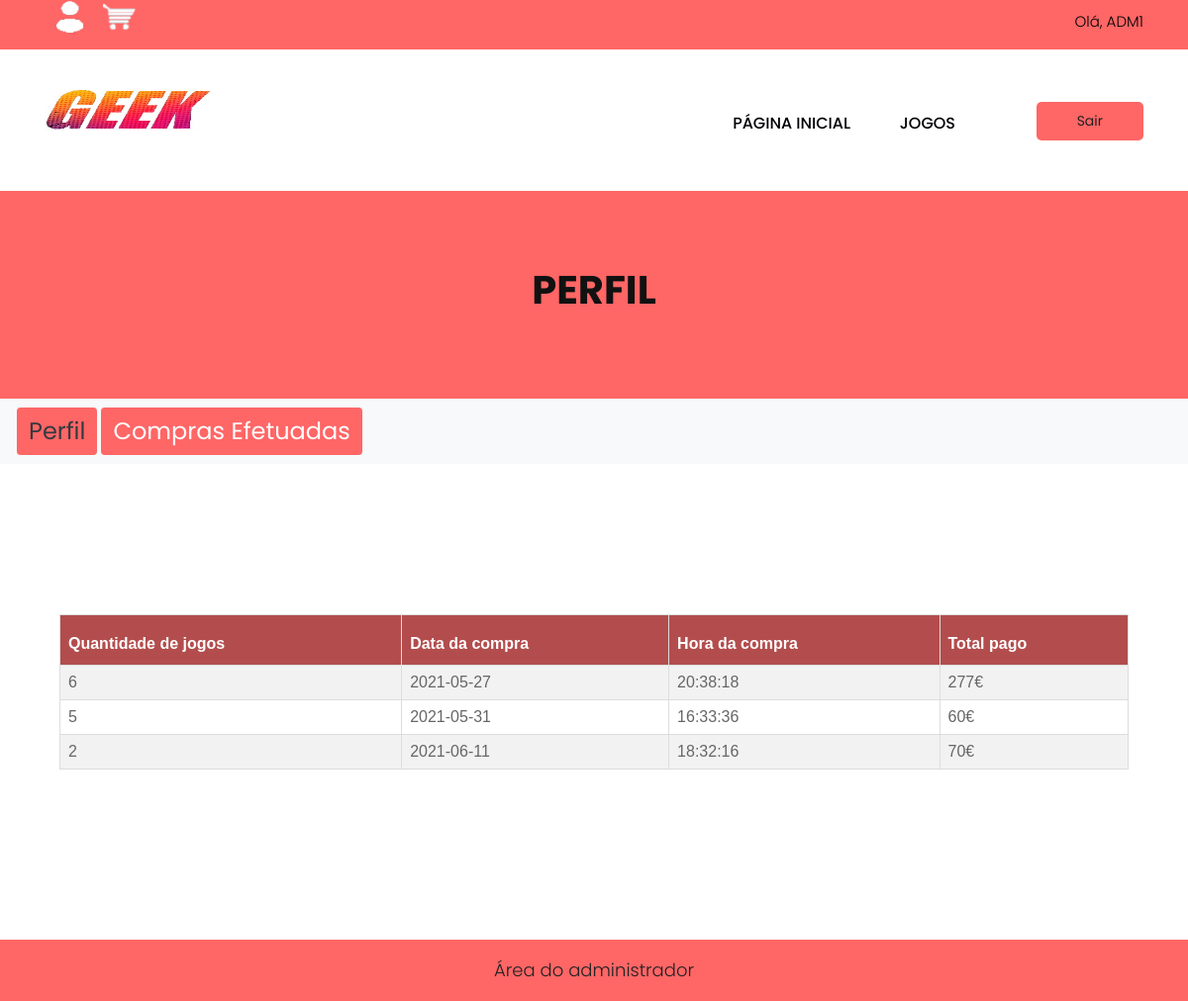
/lighten/historicoC.php (signed in), run on the app's committed database.
### tables this page shows
CREATE TABLE `utilizadores` (
  `email` varchar(20) NOT NULL,
  `nome_user` varchar(20) DEFAULT NULL,
  `data_de_nascimento` date DEFAULT NULL,
  `senha_user` varchar(50) DEFAULT NULL,
  `sexo_user` varchar(10) DEFAULT NULL,
  `tipo_user` varchar(20) DEFAULT NULL
);

CREATE TABLE `compras` (
  `cod_comp` int(11) NOT NULL,
  `hora_comp` time NOT NULL,
  `data_comp` date NOT NULL,
  `total_comp` float NOT NULL,
  `email` varchar(20) DEFAULT NULL,
  `quantidade` int(11) NOT NULL
);

### lighten/historicoC.php (the view, shortened to what this page needs)
<?php
	$lig=mysqli_connect("localhost","root","12345678","GEEK") or die("erro na conexao");
	$sql="SELECT * FROM Utilizadores WHERE email='".$_SESSION['emailU']."'";
	$res=mysqli_query($lig, $sql);
	$linha = mysqli_fetch_assoc($res);
	$comp="SELECT * FROM Compras WHERE email='".$_SESSION['emailU']."'";
	$res2=mysqli_query($lig, $comp);
?>
	<html>
	<head>
      <link rel="stylesheet" href="css/bootstrap.min.css">
      <link rel="stylesheet" href="css/style.css">
      <link rel="stylesheet" href="css/responsive.css">
      <link rel="stylesheet" href="css/jquery.mCustomScrollbar.min.css">
      <link rel="stylesheet" href="https://netdna.bootstrapcdn.com/font-awesome/4.0.3/css/font-awesome.css">
      <link rel="stylesheet" href="https://cdnjs.cloudflare.com/ajax/libs/fancybox/2.1.5/jquery.fancybox.min.css" media="screen">
</head>
	<body class="main-layout">
      <header>
         <div class="header">
            <div class="head_top">
               <div class="container">
                  <div class="row">
                    <div class="col-xl-6 col-lg-6 col-md-6 col-sm-12">
								<?php
								if(isset($_SESSION['emailU'])){
								?>
					   <div class="top-box">
                        <ul class="sociel_link">
						 <li> <a href="perfil.php"><img src="images/iconP.jpg" /></i></a></li>
                         <li> <a href="carrinho.php"><img src="images/iconC.jpg" /></i></a></li>
                     </ul>
                    </div>
								<?php
								}
								?>
                  </div>
                  <div class="col-xl-6 col-lg-6 col-md-6 col-sm-12">
								<?php
								if(isset($_SESSION['emailU'])){
								?>
                       <div class="top-box">
                        <p>Olá, <?php echo $linha['nome_user']; ?></p>
                    </div>
								<?php
								}
								?>
                  </div>
               </div>
            </div>
         </div>
         <div class="container">
            <div class="row">
               <div class="col-xl-3 col-lg-3 col-md-3 col-sm-3 col logo_section">
                  <div class="full">
                     <div class="center-desk">
                        <div class="logo"> <a href="index.php"><img src="images/logo.jpg" alt="logo"/></a> </div>
                     </div>
                  </div>
               </div>
               <div class="col-xl-7 col-lg-7 col-md-9 col-sm-9">
                  <div class="menu-area">
                     <div class="limit-box">
                        <nav class="main-menu">
                           <ul class="menu-area-main">
                              <li> <a href="index.php">Página Inicial</a> </li>
                              <li> <a href="product.php">Jogos</a></li>
                           </ul>
                        </nav>
                     </div>
                  </div>
               </div>
			   <?php
			   if(!isset($_SESSION['emailU'])){
				   ?>
               <div class="col-xl-2 col-lg-2 col-md-2 col-sm-2">
                  <li><a class="buy" href="entrar.php">Entrar</a></li>
               </div>
			   <?php
			   }else{
			   ?>
			   <div class="col-xl-2 col-lg-2 col-md-2 col-sm-2">
                  <li><a class="buy" href="logout.php" >Sair</a></li>
               </div>
			   <?php
			   }
			   ?>
            </div>
         </div>
      </header>
	<div class="brand_color">
        <div class="container">
            <div class="row">
                <div class="col-md-12">
                    <div class="titlepage">
                        <h2>Perfil</h2>
                    </div>
                </div>
            </div>
        </div>
    </div>
<nav class="navbar navbar-expand-lg navbar-light bg-light">
  <div class="collapse navbar-collapse" id="navbarNavAltMarkup">
    <div class="navbar-nav">
	<table>
	<tr>
     <td>
		<div> <button type="button"><a class="btn btn-outline-dark" style="background-color: #ff6666;" role="button" href="perfil.php"><font size="5" >Perfil</font></a></button></div>
     <td>
	 <td>
		<div><button type="button"><a class="btn btn-outline-dark active" style="background-color: #ff6666;" role="button" href="historicoC.php"><font size="5" >Compras Efetuadas</font></a></button></div>
	 </tr>
	</table>
    </div>
  </div>
</nav>
	<div class="contact">
		<div class="container">
			<div class="col-md-12">
			</div>
		</div>
	</div>
	<div class="contact">
		<div class="container">
			<div class="col-md-12">
			</div>
		</div>
	</div>
	<div class="contact">
		<div class="container">
			<div class="col-md-12">
					<table id='customers' style="width:100%">
						<tr>
							<th>Quantidade de jogos</th>
							<th>Data da compra</th>
							<th>Hora da compra</th>
							<th>Total pago</th>
						</tr>
						<?php while ($linhaC = mysqli_fetch_array($res2)){ ?>
						<tr>
							<td><?php echo $linhaC["quantidade"]; ?></td>
							<td><?php echo $linhaC["data_comp"]; ?></td>
							<td><?php echo $linhaC["hora_comp"]; ?></td>
							<td><?php echo $linhaC["total_comp"];?>€</td>
						</tr>
						<?php } ?>
					</table>
			</div>
		</div>
	</div>
		<div class="contact">
		<div class="container">
			<div class="col-md-12">
			</div>
		</div>
	</div>
	  <div class="contact">
		<div class="container">
			<div class="col-md-12">
			</div>
		</div>
	</div>
	<footr>
            <div class="copyright">
               <p></p> <?php
		if($_SESSION['tipo'] == "adm"){
	?>
		<p>
		<a href="P_tbl.php">Área do administrador</a>
		</p>
	<?php
		}
	?><p></p>
            </div>
      </footr>
	</body>
	</html>

### lighten/css/style.css (style rules this page uses)
* { box-sizing: border-box !important; }
html { scroll-behavior: smooth; }
body { color: #666666; font-size: 14px; font-family: 'poppins', sans-serif; line-height: 1.80857; font-weight: normal; overflow-x: hidden; }
a { color: #1f1f1f; text-decoration: none !important; outline: none !important; -webkit-transition: all .3s ease-in-out; -moz-transition: all .3s ease-in-out; -ms-transition: all .3s ease-in-out; -o-transition: all .3s ease-in-out; transition: all .3s ease-in-out; }
h1, h2, h3, h4, h5, h6 { letter-spacing: 0; font-weight: normal; position: relative; padding: 0 0 10px 0; font-weight: normal; line-height: normal; color: #111111; margin: 0 }
h2 { font-size: 22px }
*, *::after, *::before { -webkit-box-sizing: border-box; -moz-box-sizing: border-box; box-sizing: border-box; }
ul, li, ol { margin: 0px; padding: 0px; list-style: none; }
p { margin: 0px; font-weight: 300; font-size: 15px; line-height: 24px; }
a { color: #222222; text-decoration: none; outline: none !important; }
a, .btn { text-decoration: none !important; outline: none !important; -webkit-transition: all .3s ease-in-out; -moz-transition: all .3s ease-in-out; -ms-transition: all .3s ease-in-out; -o-transition: all .3s ease-in-out; transition: all .3s ease-in-out; }
img { max-width: 100%; height: 66%; }
button { border: 0; margin: 0; padding: 0; cursor: pointer; }
.full { float: left; width: 100%; }
.full { width: 100%; float: left; margin: 0; padding: 0; }
.logo_section { text-align: center; }
.logo { float: left; }
nav.main-menu { float: right; margin-left: 0; }
.main-menu { text-align: center; }
.main-menu ul { margin: 0; list-style-type: none; }
.main-menu ul>li { display: inline-block; position: relative; }
.main-menu ul>li a { padding: 30px 23px 0 23px; line-height: 20px; font-size: 16px; display: block; font-weight: 500; color: #010005; text-transform: uppercase; }
.main-menu ul li:last-child a { padding-right: 0; }
.main-menu ul li:first-child { margin-left: 0; }
.main-menu ul>li { position: inherit; display: inline-block; vertical-align: middle; }
.buy { background: #ff6666; padding: 7px 41px !important; margin-top: 18px; border-radius: 5px; display: inline-block; float: right; }
.head_top { background: #ff6666; margin-bottom: 35px; }
ul.sociel_link { display: flex; flex-wrap: wrap; justify-content: center; margin: 0 auto; float: left; }
.top-box p { float: right; padding-top: 10px; color: #000; }
ul.sociel_link li { display: inline-block; }
ul.sociel_link li a { color: #000; width: 50px; height: 50px; float: left; text-align: center; line-height: 50px; border-radius: 100%; font-size: 18px; }
.header { background: #fff; padding-bottom: 35px; }
.logo a { font-size: 40px; font-weight: bold; text-transform: uppercase; color: #fff; line-height: 40px; }
.contact { margin-top: 50px; }
.copyright { background-color: #ff6666; padding: 20px 0px; margin-top: 70px; }
.copyright p { color: #023023; font-size: 18px; line-height: 22px; text-align: center; }
.brand_color .titlepage h2 { font-weight: bold; font-size: 40px !important; text-transform: uppercase; }
.brand_color { background-color: #ff6666; }
.brand_color .titlepage { margin-top: 70px; padding-bottom: 70px; text-align: center; }

### lighten/historicoC.php (style rules this page uses)
#customers { font-family: "Trebuchet MS", Arial, Helvetica, sans-serif; border-collapse: collapse; width: 80%; }
#customers td, #customers th { border: 1px solid #ddd; padding: 8px; }
#customers tr:nth-child(even) { background-color: #f2f2f2; }
#customers th { padding-top: 20px; padding-bottom: 12px; text-align: left; background-color: #b34d4d; color: white; }

### data on the page
utilizadores: nome_user "ADM1"
compras: quantidade "6", data_comp "2021-05-27", hora_comp "20:38:18", total_comp "277"
compras: quantidade "5", data_comp "2021-05-31", hora_comp "16:33:36", total_comp "60"
compras: quantidade "2", data_comp "2021-06-11", hora_comp "18:32:16", total_comp "70"
